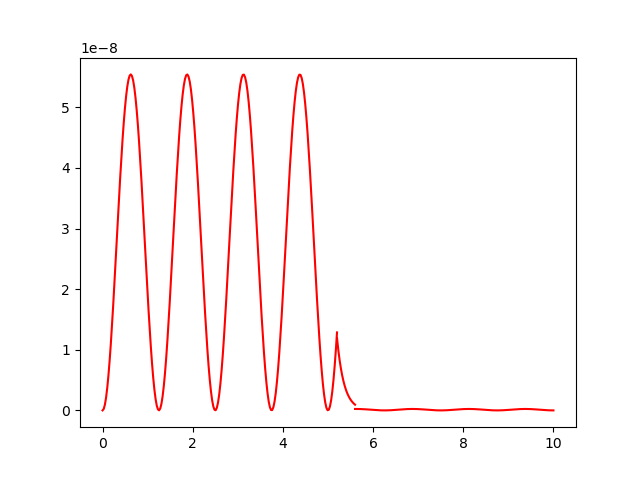

Reproduce this figure in Python.
import matplotlib.pyplot as plt
import numpy as np
from math import *
from mpl_toolkits.mplot3d import axes3d
from matplotlib import cm

fig = plt.figure()
ax = fig.add_subplot(111, projection = '3d')



a = int(input("render level "))
l = float(input("lenght = "))
r = float(input("size of potential barrer = "))
V_o = float(input("V_o = "))
n = int(input("n = "))
h = 6.62607015
h_bar = h/(2*np.pi)
m = 9.1093837015
E = ((n**2)*(h**2))/(8*m*l**2)
print("the total energy of the particle is ", E)
q = 5.2
alpha = (np.sqrt(2*m*(V_o-E)))/h_bar
print("alpha ", alpha)


def delta(x):
    s = np.exp(-alpha*x)/((2*np.sin(((n*np.pi)/l)*x))**2)
    return(s)

print("q d exp ", np.exp(-alpha*q), "q d sin^2 ", ((2*np.sin(((n*np.pi)/l)*q))**2))
print("q+r d exp ", np.exp(-alpha*(q+r)), "q+r d sin^2 ", ((2*np.sin((n*np.pi/l)*(q+r)))**2))

print("delta q ", delta(q))
print("delta q+r ", delta(q+r))

Constant = np.sqrt((1/((delta(q))*(q - (l/(2*n*np.pi)) * (np.sin(((2*n*np.pi)/l) * q))) - ((1/(2*alpha)) * ((np.exp(-2*alpha*q))) * ((np.exp(-2*alpha*r)) + 1)) + ((delta(q+r))*(l - (q+r) - (l/(2*n*np.pi)) * (np.sin(((2*n*np.pi)/l) * (q+r))) )) ) ))

A = 2*Constant*(delta(q))
B = Constant
C = 2*Constant*(delta(q+r))

c = np.sqrt(1/(delta(q)*(q-(l/(2*n*np.pi)*np.sin((2*n*np.pi/l)*q))) - (1/(2*alpha))*((e**(-alpha*q))*((e**(-alpha*r))+1)) + delta(q+r)*(l-q+r-(l/(2*n*np.pi))*np.sin((2*np.pi/l)*(q+r)))))



xa = np.linspace(0, q, a)
xb = np.linspace(q, q+r, a)
xc = np.linspace(q+r, l, a)

t = np.linspace(0, 40, a)

x_a, t_ = np.meshgrid(xa, t)
x_b, t_ = np.meshgrid(xb, t)
x_c, t_ = np.meshgrid(xc, t)

def aR(x,t):
    s = np.cos(-(E/h_bar)*t)*(A*np.sin((n*np.pi/l)*x))
    return(s)

def aC(x,t):
    s = np.sin(-(E/h_bar)*t)*(A*np.sin((n*np.pi/l)*x))
    return(s)

def aP(x):
    s = (A*np.sin((n*np.pi/l)*x))**2
    return(s)


def bR(x,t):
    s = np.cos(-(E/h_bar)*t)*B*e**(-alpha*x)
    return(s)

def bC(x,t):
    s = np.sin(-(E/h_bar)*t)*B*e**(-alpha*x)
    return(s)

def bP(x):
    s = (B*e**(-alpha*x))**2
    return(s)


def cR(x,t):
    s = np.cos(-(E/h_bar)*t)*(C*np.sin((n*np.pi/l)*x))
    return(s)

def cC(x,t):
    s = np.sin(-(E/h_bar)*t)*(C*np.sin((n*np.pi/l)*x))
    return(s)

def cP(x):
    s = (C*np.sin((n*np.pi/l)*x))**2
    return(s)

ZaR = aR(x_a,t_)
ZaC = aC(x_a,t_)

ZbR = bR(x_b,t_)
ZbC = bC(x_b,t_)

ZcR = cR(x_c,t_)
ZcC = cC(x_c,t_)

ax.plot_surface(x_a, t_, ZaR, cmap = cm.plasma, linewidth=0, antialiased=True, color = 'blue')
ax.plot_surface(x_a, t_, ZaC, cmap = cm.plasma, linewidth=0, antialiased=True, color = 'green')

ax.plot_surface(x_b, t_, ZbR, cmap = cm.plasma, linewidth=0, antialiased=True, color = 'blue')
ax.plot_surface(x_b, t_, ZbC, cmap = cm.plasma, linewidth=0, antialiased=True, color = 'green')

ax.plot_surface(x_c, t_, ZcR, cmap = cm.plasma, linewidth=0, antialiased=True, color = 'blue')
ax.plot_surface(x_c, t_, ZaC, cmap = cm.plasma, linewidth=0, antialiased=True, color = 'green')

ax.set_xlabel('x')
ax.set_ylabel('t')
ax.set_zlabel('value of the quantum wave')

ax.legend()

plt.show()


plt.plot(xa, aP(xa), color = 'red')
plt.plot(xb, bP(xb), color = 'red')
plt.plot(xc, cP(xc), color = 'red')

plt.show()
